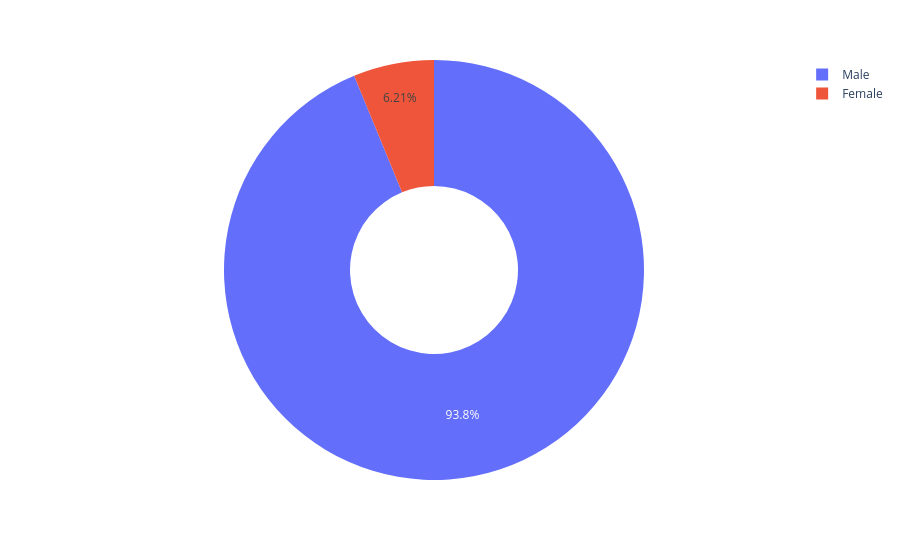

The notebook cell saved with this chart:
### Markdown cell above
**Challenge**: Create a [donut chart using plotly](https://plotly.com/python/pie-charts/) which shows how many prizes went to men compared to how many prizes went to women. What percentage of all the prizes went to women?

### Code cell
data = df_data.sex.value_counts()
fig = px.pie(names=data.index, values=data.values, hole=0.4)
fig.show()

### Figure 1 — Plotly figure (JSON) as saved in the notebook; plotly's stock layout.template omitted (floating-point values rounded to 4 significant figures)
{"data": [{"domain": {"x": [0.0, 1.0], "y": [0.0, 1.0]}, "hole": 0.4, "hovertemplate": "label=%{label}<br>value=%{value}<extra></extra>", "labels": ["Male", "Female"], "legendgroup": "", "name": "", "showlegend": true, "values": [876, 58], "type": "pie"}], "layout": {"legend": {"tracegroupgap": 0}, "margin": {"t": 60}}}
